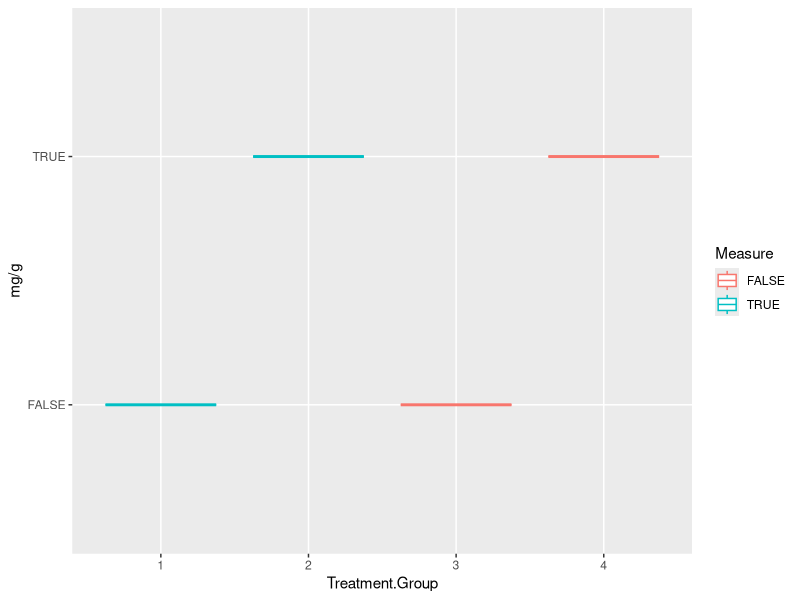

The R script that drew this image:
library(tidyverse)
library(readxl)
library(lmerTest)
library(emmeans)

Glycogen <- read_xlsx("Data/Copy of 20180413_DataSchool_Glycogen.xlsx", sheet = "Glycogen")

### Glycogen data wrangling
Glycogen <- Glycogen[-c(31),] ## remove error message
G1 <- Glycogen[1:5] #the treatment groups are in different columns this time
G2 <- Glycogen[6:10] #need to have identical names to use row_bind
names(G2) <- c("Treatment group", "Brand", "Glycogen mg/g tissue", "Lactate mg/g", "Corrected glycogen")
G2$`Treatment group` <- as.character(G2$`Treatment group`) 
Glycogen_comb <- bind_rows(G1, G2) #combining the columns together
names(Glycogen_comb) <- c("Treatment.Group", "ID", "Glycogen mg/g tissue", "Lactate mg/g", "Corrected glycogen")
Glycogen_comb <- mutate(Glycogen_comb, Feed = ifelse(Treatment.Group <= 2, TRUE, FALSE)) %>%  #added feed column
  mutate(Stress = ifelse(Treatment.Group == 2|Treatment.Group == 4, TRUE, FALSE))



Glycogen_long <- Glycogen_comb %>% 
  gather(key = "Measure", value = "mg/g", "Glycogen mg/g tissue", "Lactate mg/g", "Corrected glycogen")
names(Glycogen_long) <- c("Treatment.Group", "ID", "Measure", "mg/g")
Glycogen_long$Treatment.Group <- factor(Glycogen_long$Treatment.Group)
Glycogen_long$ID <- factor(Glycogen_long$ID)

#Glycogen initial look

ggplot(Glycogen_long, aes(x = Treatment.Group, y = `mg/g`, colour = Measure))+
  geom_boxplot() 

##looks like stress (treatments 2 and 4) causes lower amount of glycogen, feed
# maybe has an influence
